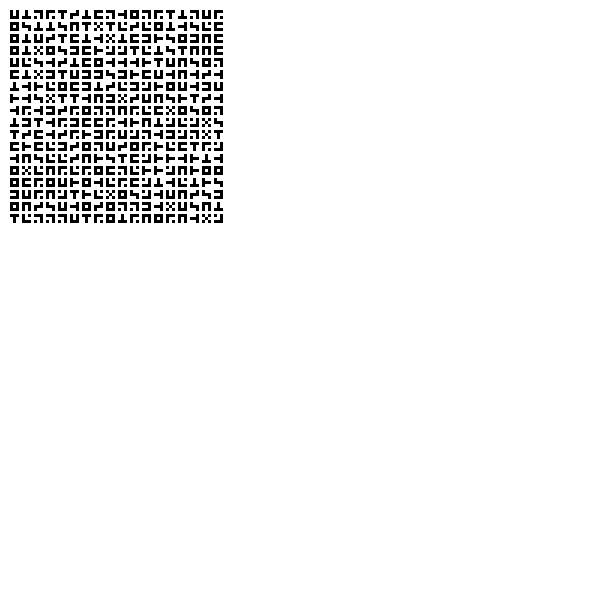
Frame 1 (no input)
Frame 2 (the mouse pressed at the canvas centre, redrawn once): identical to frame 1, image omitted

The Processing sketch that drew this single still picture (run headless with seeded random() and noise(); the mouse was pressed at the canvas centre and the sketch redrawn once):

// Processing sketch: BookCode
// ── BookCode.pde
Encoder e;

int[] hexset1 = new int[6];
int[] hexset2 = new int[6];
int[] hexset3 = new int[6];
int[] hexset4 = new int[6];
int[] hexset5 = new int[6];
int[] hexset6 = new int[6];
int[] hexset7 = new int[6];
int[] hexset8 = new int[6];
int[] hexset9 = new int[6];

int randMax = 10000000;

void setup(){
  size(600,600);
  background(255);
  pixelDensity(2);
  
  e = new Encoder();
  
  for (int i = 0; i < 6; i++){
   hexset1[i] = (int)random(randMax); 
   hexset2[i] = (int)random(randMax);
   hexset3[i] = (int)random(randMax);
   hexset4[i] = (int)random(randMax);
   hexset5[i] = (int)random(randMax);
   hexset6[i] = (int)random(randMax);
   hexset7[i] = (int)random(randMax);
   hexset8[i] = (int)random(randMax);
   hexset9[i] = (int)random(randMax);
  }
}

void draw(){
  
  int scale = 3;
  int baseX = 10;
  int baseY = 10;
  
  e.displayHexsetAt(hexset1,scale,baseX,baseY);
  e.displayHexsetAt(hexset2,scale,baseX + (24*scale),baseY);
  e.displayHexsetAt(hexset3,scale,baseX + (2*24*scale),baseY);
  
  // e.fillColor = color(255,0,0);
  e.displayHexsetAt(hexset4,scale,baseX,baseY + (24*scale));
  e.displayHexsetAt(hexset5,scale,baseX + (24*scale),baseY + (24*scale));
  e.displayHexsetAt(hexset6,scale,baseX + (2*24*scale),baseY + (24*scale));
  
  // e.fillColor = color(255,0,255);
  e.displayHexsetAt(hexset7,scale,baseX,baseY + (2*24*scale));
  e.displayHexsetAt(hexset8,scale,baseX + (24*scale),baseY + (2*24*scale));
  e.displayHexsetAt(hexset9,scale,baseX + (2*24*scale),baseY + (2*24*scale));
  
  // e.displayHexsetAt(hexset1,10,100,100);
  // e.displayAt(12345,10,100,100);
  
  noLoop();
}

// Get number
// Convert to hex
// Look up hex symbox in array
// concatenate hex symbols.
// ── Encoder.pde
class Encoder{
  color fillColor;
  int[][] numbers = {{1,1,1,1,0,1,1,1,1}, // 0
                     {1,1,1,0,1,0,0,1,0}, // 1
                     {0,1,0,0,1,0,1,1,1}, // 2
                     {1,0,0,1,1,1,1,0,0}, // 3
                     {0,0,1,1,1,1,0,0,1}, // 4
                     {1,1,1,1,0,1,1,0,1}, // 5
                     {1,0,1,1,0,1,1,1,1}, // 6
                     {1,1,1,1,0,0,1,1,1}, // 7
                     {1,1,1,0,0,1,1,1,1}, // 8
                     {1,1,1,1,0,0,1,0,1}, // 9
                     {1,1,1,0,0,1,1,0,1}, // A or 10
                     {1,0,1,1,0,0,1,1,1}, // B or 11
                     {1,0,1,0,0,1,1,1,1}, // C or 12
                     {0,0,1,1,1,1,1,0,0}, // D or 13
                     {1,0,0,1,1,1,0,0,1}, // E or 14
                     {1,0,1,0,1,0,1,0,1}};// F or 15
 
  Encoder(){
    fillColor = color(0);
  }
  
  void displayHexsetAt(int[] num, int scale, int xOffset, int yOffset){
    for(int i = 0; i < num.length; i++){
     pushMatrix();
     translate(xOffset,yOffset + (i * scale * 4)); // *4
     display(num[i],scale);
     popMatrix();
    }
  }
  
  void displayAt(int num, int scale, int xOffset, int yOffset){
   pushMatrix();
   translate(xOffset,yOffset);
   display(num,scale);
   popMatrix();
  }
  
  void display(int num, int scale){
    int[][] pixelMap = getRepresentation(num);
    
    noStroke();
    
    for (int y = 0; y < pixelMap.length; y++){
      for (int x = 0; x < pixelMap[y].length; x++) {
        int val = pixelMap[y][x];
        // print(val);
        int adjX = x * scale;
        int adjY = y * scale;
        int dim  = scale;
        
        if(pixelMap[y][x] == 1){
           fill(fillColor); 
        } else {
           fill(255);
        }
        
        rect(adjX,adjY,dim,dim);
      }
      // println();
    }
  }

  int[][] getRepresentation(int num){
    String hexString = String.format("%06X", num);
    
    IntList indices = new IntList();
    for(char c : hexString.toCharArray()){
        if (c == 'A') {
          indices.append(10);
        } else if (c == 'B'){
          indices.append(11);
        } else if (c == 'C'){
          indices.append(12);
        } else if (c == 'D'){
          indices.append(13);
        } else if (c == 'E'){
          indices.append(14);
        } else if (c == 'F'){
          indices.append(15);
        } else {
          // convert to int and use as index
          indices.append(Integer.parseInt("" + c));
        }
    }
    
    int[][] symbols = new int[6][9];
    
    for (int i = 0; i < indices.size(); i++){
      symbols[i] = numbers[indices.get(i)];
    }
    
    int[][] representation = new int[3][23];
    
    for (int i = 0; i < 3; i++){
      // Going through each row in the output
      for (int j = 0; j < symbols.length; j++){
        int rowOffset    = i*3;
        int symbolOffset = (j*3) + j;
        
        // Symbol pixel grid
        representation[i][symbolOffset]     = symbols[j][rowOffset];
        representation[i][symbolOffset + 1] = symbols[j][rowOffset + 1];
        representation[i][symbolOffset + 2] = symbols[j][rowOffset + 2];
        
        // Spacing between symbols
        // Make more flexible - don't hard code 23
        if(symbolOffset + 3 < 23){
          representation[i][symbolOffset + 3] = 0;
        }
      }
    }
    return representation;
  }
  

}
